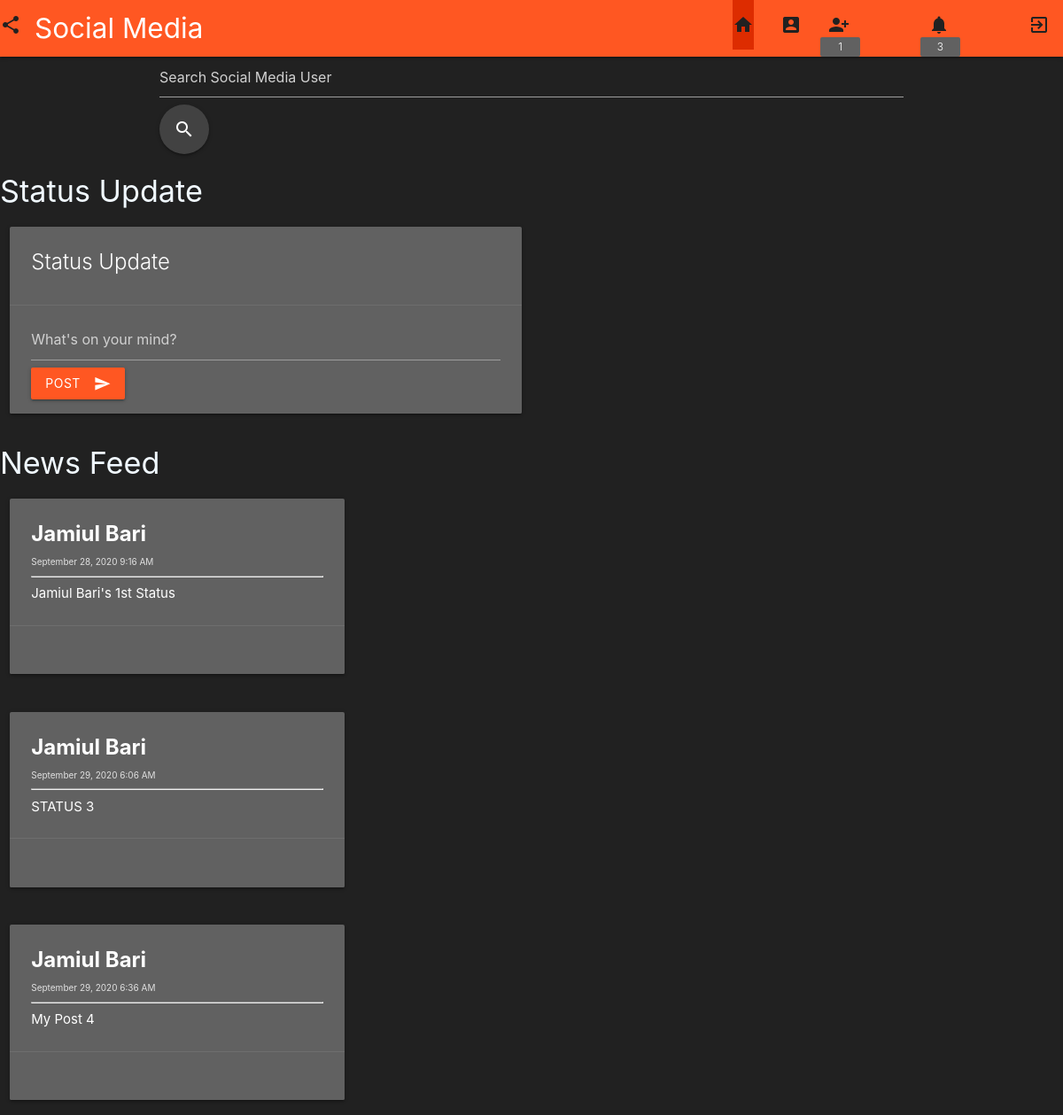
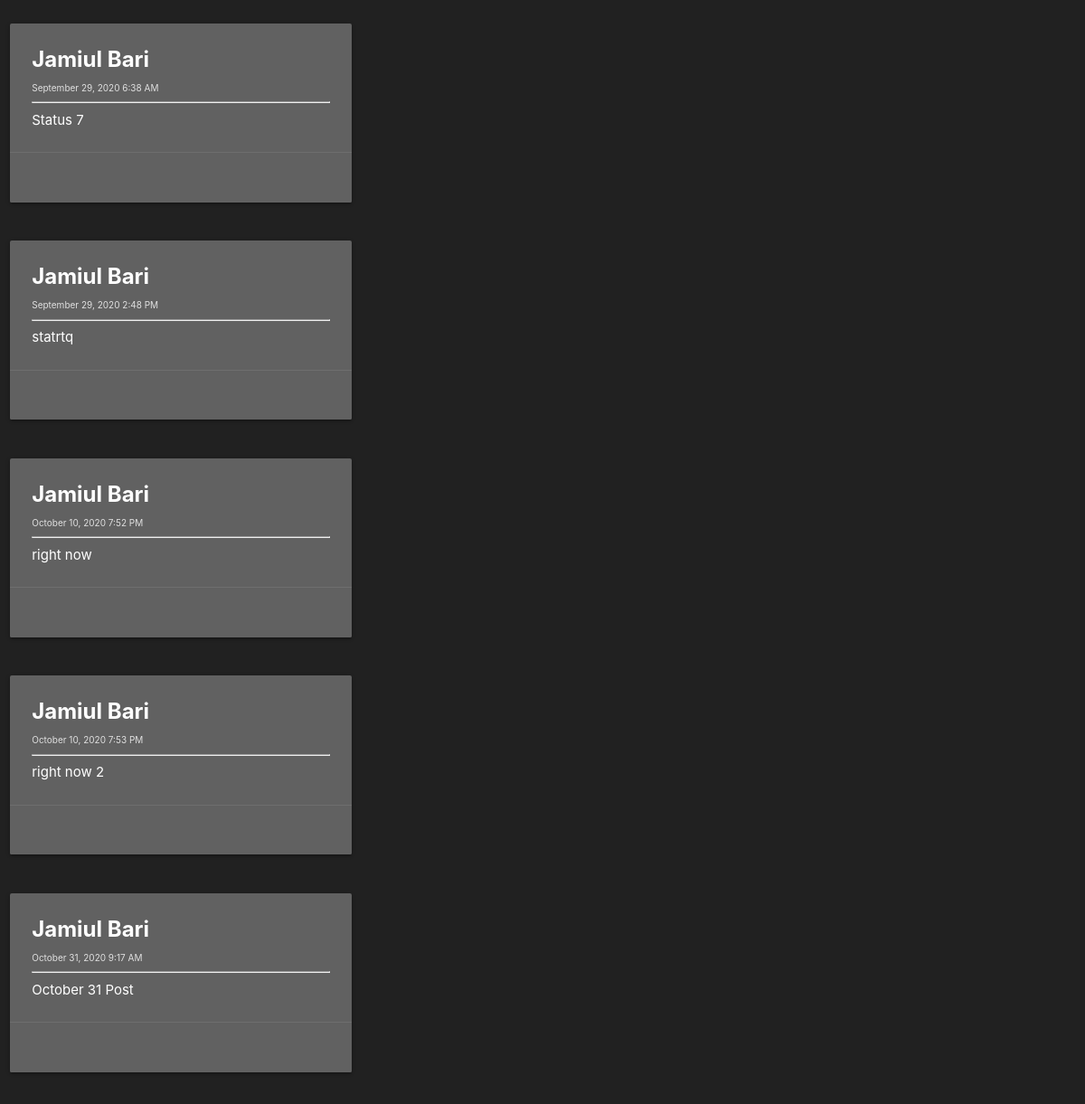
Screenshot of /home.php (signed in) with the database file from the repository (2 pictures, top to bottom).
### tables this page shows
CREATE TABLE `user_posts` (
  `User_ID` int(11) NOT NULL,
  `Post_Timestamp` timestamp NOT NULL DEFAULT current_timestamp() ON UPDATE current_timestamp(),
  `Text` longtext DEFAULT NULL
);

### home.php (the view, shortened to what this page needs)
<!DOCTYPE html>
<html lang="en">
<head>
    <?php
    include_once("backend_files/db_connection.php");
    $current = $_SESSION["CurrentlyLoggedEmail"];
    ?>
    <link rel="stylesheet" href="style/home.css">
</head>
<body>
    <header>
        <nav class="nav-wrapper deep-orange">
            <a href="#" class="brand-logo"><i class="material-icons" id="site_icon">share</i>Social Media</a>
            <ul class="right">
                <li>
                    <a href="http://localhost/social/home.php"><i class="material-icons" id="home_icon">home</i></a>
                </li>
                <li>
                    <a href="http://localhost/social/profile.php?email=<?= $current ?>"><i class="material-icons" id="account_icon">account_box</i></a>
                </li>
                <li>
                    <a href="http://localhost/social/friend_request.php"><i class="material-icons" id="friend_req">person_add_alt_1</i></a>
                </li>
                <li>
                    <?php
                    $sql_friend_request_recieved = "SELECT COUNT(friend_requests.From_User_ID) FROM friend_requests JOIN user_information ON user_information.User_ID = friend_requests.To_User_ID WHERE user_information.Email LIKE '$current'";
                    $result_sql_friend_request_recieved = mysqli_query($conn, $sql_friend_request_recieved);
                    if (mysqli_num_rows($result_sql_friend_request_recieved) == 1) {
                        $row_f_r_r = mysqli_fetch_row($result_sql_friend_request_recieved);
                        $number_of_friend_req = $row_f_r_r[0];
                    }
                    ?>
                    <span class="badge white-text grey darken-2 new" data-badge-caption=""><?= $number_of_friend_req ?></span>
                </li>
                <li>
                    <a href="http://localhost/social/notification.php"><i class="material-icons" id="notifications">notifications</i></a>
                </li>
                <li>
                    <?php
                    $sql_notification_recieved = "SELECT COUNT(notification.User_ID) FROM notification JOIN user_information ON user_information.User_ID = notification.User_ID WHERE user_information.Email LIKE '$current'";
                    $result_sql_notification_recieved = mysqli_query($conn, $sql_notification_recieved);
                    if (mysqli_num_rows($result_sql_notification_recieved) == 1) {
                        $row_n_r = mysqli_fetch_row($result_sql_notification_recieved);
                        $number_of_notification = $row_n_r[0];
                    }
                    ?>
                    <span class="badge white-text grey darken-2 new" data-badge-caption=""><?= $number_of_notification ?></span>
                </li>
                <li>
                    <a href="backend_files/logout_backend.php"><i class="material-icons" id="notifications">exit_to_app</i></a>
                </li>
            </ul>
        </nav>
    </header>
    <div class="container">
        <form action="backend_files/search_people.php" method="POST" id="search_social_media">
            <input type="text" name="status_text" placeholder="Search Social Media User">
            <button class="btn-floating btn-large waves-effect waves-light grey darken-3" type="submit"><i class="material-icons">search</i></button>
        </form>
    </div>
    <div>
        <h4>Status Update</h4>
    </div>
    <div class="row">
        <div class="col s12 m6 l6">
            <div class="card grey darken-2">
                <div class="card-content white-text">
                    <span class="card-title">Status Update</span>
                </div>
                <div class="card-action">
                    <form action="backend_files/send_statusUpdate.php" method="POST">
                        <input type="text" name="status_text" placeholder="What's on your mind?">
                        <button class="btn waves-effect waves-light deep-orange" type="submit"><i class="material-icons right">send</i>Post</button>
                    </form>
                </div>
            </div>
        </div>
    </div>
    <div class="">
        <h4>News Feed</h2>
    </div>
    <?php
    $sql_get_post = "SELECT user_posts.User_ID, user_posts.Post_Timestamp, user_posts.Text FROM user_posts WHERE user_posts.User_ID IN (SELECT user_friendship_graph.User_ID_2 FROM user_friendship_graph WHERE user_friendship_graph.User_ID_1 = (SELECT user_information.User_ID FROM user_information WHERE user_information.Email LIKE '$current') UNION SELECT user_information.User_ID FROM user_information WHERE user_information.Email LIKE '$current')";
    $result = mysqli_query($conn, $sql_get_post);
    ?>
    <?php
    if (mysqli_num_rows($result) > 0) {
        while ($row = mysqli_fetch_row($result)) {
            $user_id = $row[0];
            $post_timestamp = $row[1];
            $post_text = $row[2];
            $sql_get_name = "SELECT CONCAT(user_information.First_Name, \" \", user_information.Last_Name) FROM user_information WHERE user_information.User_ID = '$user_id'";
            $result_get_name = mysqli_query($conn, $sql_get_name);
            while ($row_name = mysqli_fetch_row($result_get_name)) {
                $user_name = $row_name[0];
            }
    ?>
            <div class="row">
                <div class="col s12 m6 l4">
                    <div class="card grey darken-2">
                        <div class="card-content white-text">
                            <span class="card-title" id="user_name"><?= $user_name ?></span>
                            <p id="post_time"><?= date("F j, Y g:i A", strtotime($post_timestamp)); ?></p>
                            <hr>
                            <p><?= $post_text ?>
                            </p>
                        </div>
                        <div class="card-action">
                        </div>
                    </div>
                </div>
            </div>
    <?php
        }
    } else {
        echo "<h5>Your News Feed is Empty <i class=\"material-icons\">sentiment_very_dissatisfied</i></h5>";
    }
    ?>
</body>
</html>

### style/home.css (style rules this page uses)
body { background-color: #212121; color: aliceblue; }
#home_icon { color: #212121; background-color: #dd2c00; }
#account_icon { color: #212121; }
#friend_req { color: #212121; }
#site_icon { color: #212121; }
#notifications { color: #212121; }
#post_time { font-size: x-small; color: #e0e0e0; }
#user_name { font-weight: bold; }
nav .badge { position: relative; top: 42px; right: 62px; }

### rows the page displays
user_posts: user_name "Jamiul Bari", Post_Timestamp "September 28, 2020 9:16 AM", Text "Jamiul Bari's 1st Status"
user_posts: user_name "Jamiul Bari", Post_Timestamp "September 29, 2020 6:06 AM", Text "STATUS 3"
user_posts: user_name "Jamiul Bari", Post_Timestamp "September 29, 2020 6:36 AM", Text "My Post 4"
user_posts: user_name "Jamiul Bari", Post_Timestamp "September 29, 2020 6:38 AM", Text "Status 7"
user_posts: user_name "Jamiul Bari", Post_Timestamp "September 29, 2020 2:48 PM", Text "statrtq"
user_posts: user_name "Jamiul Bari", Post_Timestamp "October 10, 2020 7:52 PM", Text "right now"
user_posts: user_name "Jamiul Bari", Post_Timestamp "October 10, 2020 7:53 PM", Text "right now 2"
user_posts: user_name "Jamiul Bari", Post_Timestamp "October 31, 2020 9:17 AM", Text "October 31 Post"

### other values shown
$number_of_friend_req "1"
$number_of_notification "3"
